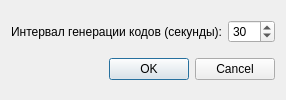
<?xml version="1.0" encoding="UTF-8"?>
<ui version="4.0">
 <class>SettingsDialog</class>
 <widget class="QDialog" name="SettingsDialog">
  <property name="windowTitle">
   <string>Настройки</string>
  </property>
  <layout class="QVBoxLayout" name="verticalLayout">
   <!-- Поле для настройки интервала генерации кодов -->
   <item>
    <layout class="QHBoxLayout" name="intervalLayout">
     <item>
      <widget class="QLabel" name="intervalLabel">
       <property name="text">
        <string>Интервал генерации кодов (секунды):</string>
       </property>
      </widget>
     </item>
     <item>
      <widget class="QSpinBox" name="intervalSpinBox">
       <property name="minimum">
        <number>10</number>
       </property>
       <property name="maximum">
        <number>300</number>
       </property>
       <property name="value">
        <number>30</number>
       </property>
      </widget>
     </item>
    </layout>
   </item>
   <!-- Кнопки "ОК" и "Отмена" -->
   <item>
    <widget class="QDialogButtonBox" name="buttonBox">
     <property name="standardButtons">
      <set>QDialogButtonBox::Cancel|QDialogButtonBox::Ok</set>
     </property>
    </widget>
   </item>
  </layout>
 </widget>
 <resources/>
 <connections/>
</ui>
